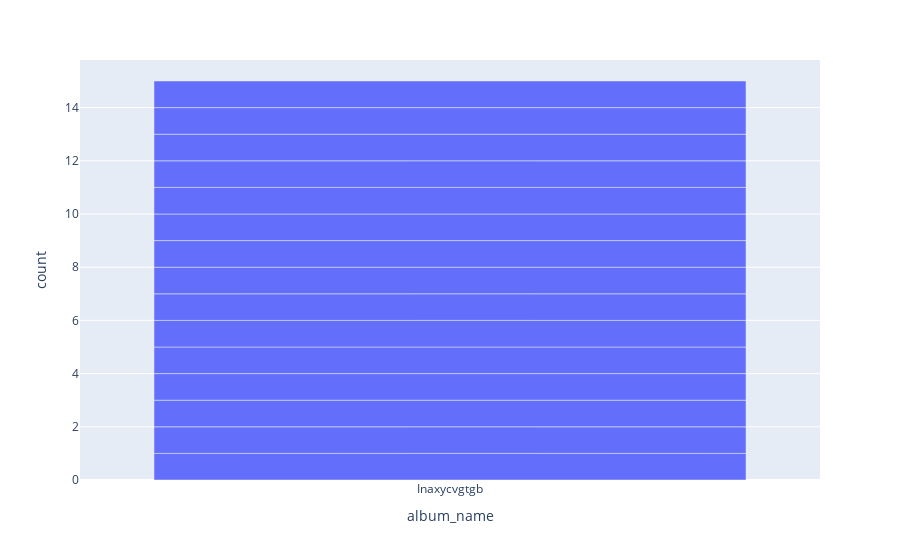

This figure's notebook cell:
### Code cell
import plotly_express as px
fig = px.bar(data_frame=test[['album_name', 'artist_name', 'total_tracks','track_name']][test['artist_name'] == '16 Bit'],
       x='album_name',
       hover_name='track_name'
       )
fig.show()

### Figure 1 — Plotly figure (JSON) as saved in the notebook; plotly's stock layout.template omitted (floating-point values rounded to 4 significant figures)
{"data": [{"alignmentgroup": "True", "hovertemplate": "<b>%{hovertext}</b><br><br>album_name=%{x}<br>count=%{y}<extra></extra>", "hovertext": ["Where Are You?", "(Ina) Gadda-Da-Vida (feat. Eddie Hind)", "Be Quiet", "Mac's Flight", "Too Fast to Live", "Raindance (feat. Eddie Hind)", "Changing Minds", "1 X 1 = Won", "Desire (feat. Eddie Hind)", "132 Beats \"xycvgtgb\"", "Paris bei Nacht", "(Ina) Gadda-Da-Vida (feat. Eddie Hind) - Club Mix", "Death of a Chip - Der Mix", "Raindance (feat. Eddie Hind) - Waltz Mix", "Be Quiet - Lazer Edit"], "legendgroup": "", "marker": {"color": "#636efa", "pattern": {"shape": ""}}, "name": "", "offsetgroup": "", "orientation": "v", "showlegend": false, "textposition": "auto", "type": "bar", "x": ["Inaxycvgtgb", "Inaxycvgtgb", "Inaxycvgtgb", "Inaxycvgtgb", "Inaxycvgtgb", "Inaxycvgtgb", "Inaxycvgtgb", "Inaxycvgtgb", "Inaxycvgtgb", "Inaxycvgtgb", "Inaxycvgtgb", "Inaxycvgtgb", "Inaxycvgtgb", "Inaxycvgtgb", "Inaxycvgtgb"], "xaxis": "x", "y": [1, 1, 1, 1, 1, 1, 1, 1, 1, 1, 1, 1, 1, 1, 1], "yaxis": "y"}], "layout": {"barmode": "relative", "legend": {"tracegroupgap": 0}, "margin": {"t": 60}, "xaxis": {"anchor": "y", "domain": [0, 1], "title": {"text": "album_name"}}, "yaxis": {"anchor": "x", "domain": [0, 1], "title": {"text": "count"}}}}
